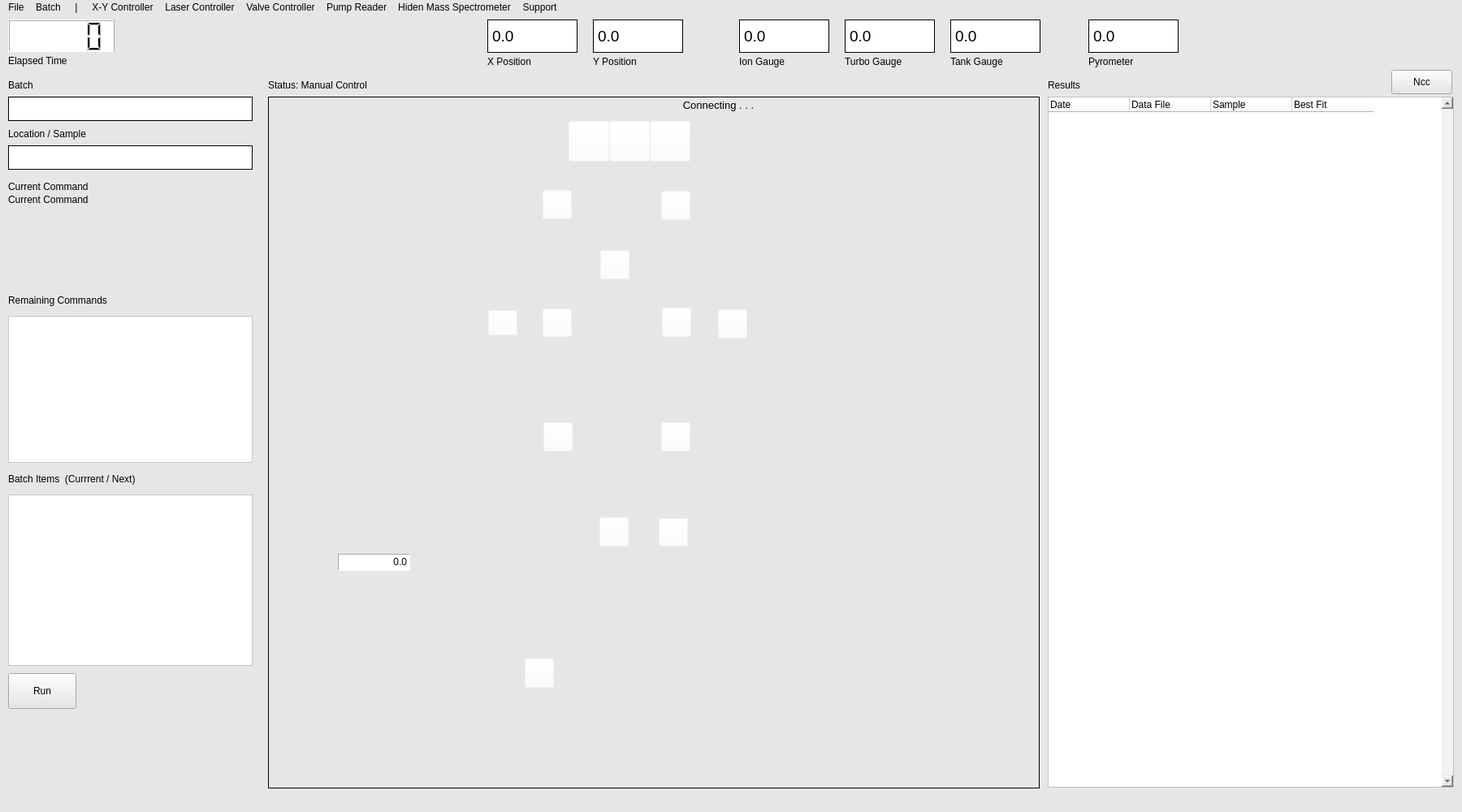
<?xml version="1.0" encoding="UTF-8"?>
<ui version="4.0">
 <author>Gary Twinn gary@twinn.net</author>
 <class>MainWindow</class>
 <widget class="QMainWindow" name="MainWindow">
  <property name="enabled">
   <bool>true</bool>
  </property>
  <property name="geometry">
   <rect>
    <x>0</x>
    <y>0</y>
    <width>1800</width>
    <height>1000</height>
   </rect>
  </property>
  <property name="sizePolicy">
   <sizepolicy hsizetype="Preferred" vsizetype="Fixed">
    <horstretch>0</horstretch>
    <verstretch>0</verstretch>
   </sizepolicy>
  </property>
  <property name="minimumSize">
   <size>
    <width>1800</width>
    <height>1000</height>
   </size>
  </property>
  <property name="maximumSize">
   <size>
    <width>1800</width>
    <height>1000</height>
   </size>
  </property>
  <property name="font">
   <font>
    <family>Segoe UI</family>
    <pointsize>10</pointsize>
    <italic>false</italic>
    <bold>false</bold>
   </font>
  </property>
  <property name="windowTitle">
   <string>PyMS - Python Mass Spectrometry</string>
  </property>
  <property name="windowIcon">
   <iconset resource="main.qrc">
    <normaloff>:/main/iconPyMSRun.svg</normaloff>
    <disabledoff>:/main/iconPyMSRun.svg</disabledoff>
    <selectedoff>:/main/iconPyMSRun.svg</selectedoff>
    <selectedon>:/main/iconPyMSRun.svg</selectedon>:/main/iconPyMSRun.svg</iconset>
  </property>
  <property name="styleSheet">
   <string notr="true">border-color: rgb(255, 255, 255);
font: 10pt &quot;Segoe UI&quot;;
background-color: rgb(230, 230, 230);</string>
  </property>
  <property name="animated">
   <bool>true</bool>
  </property>
  <widget class="QWidget" name="centralwidget">
   <widget class="QFrame" name="frmHeLine">
    <property name="enabled">
     <bool>true</bool>
    </property>
    <property name="geometry">
     <rect>
      <x>330</x>
      <y>100</y>
      <width>950</width>
      <height>852</height>
     </rect>
    </property>
    <property name="sizePolicy">
     <sizepolicy hsizetype="Fixed" vsizetype="Fixed">
      <horstretch>0</horstretch>
      <verstretch>0</verstretch>
     </sizepolicy>
    </property>
    <property name="minimumSize">
     <size>
      <width>949</width>
      <height>852</height>
     </size>
    </property>
    <property name="maximumSize">
     <size>
      <width>950</width>
      <height>852</height>
     </size>
    </property>
    <property name="toolTip">
     <string>Click on the valves to operate</string>
    </property>
    <property name="styleSheet">
     <string notr="true">background-color: rgba(255, 255, 255, 0);</string>
    </property>
    <property name="frameShape">
     <enum>QFrame::Box</enum>
    </property>
    <property name="frameShadow">
     <enum>QFrame::Plain</enum>
    </property>
    <property name="lineWidth">
     <number>1</number>
    </property>
    <property name="midLineWidth">
     <number>1</number>
    </property>
    <widget class="QFrame" name="imgLaser">
     <property name="enabled">
      <bool>false</bool>
     </property>
     <property name="geometry">
      <rect>
       <x>72</x>
       <y>361</y>
       <width>110</width>
       <height>116</height>
      </rect>
     </property>
     <property name="styleSheet">
      <string notr="true">image: url(:/main/laser.png);</string>
     </property>
     <property name="frameShape">
      <enum>QFrame::NoFrame</enum>
     </property>
     <property name="frameShadow">
      <enum>QFrame::Plain</enum>
     </property>
    </widget>
    <widget class="QWidget" name="wValve1" native="true">
     <property name="geometry">
      <rect>
       <x>269</x>
       <y>261</y>
       <width>35</width>
       <height>35</height>
      </rect>
     </property>
     <property name="styleSheet">
      <string notr="true">image: url(:/valves/valve green horizontal.png);</string>
     </property>
    </widget>
    <widget class="QPushButton" name="tbValve1">
     <property name="geometry">
      <rect>
       <x>271</x>
       <y>263</y>
       <width>36</width>
       <height>31</height>
      </rect>
     </property>
     <property name="text">
      <string/>
     </property>
    </widget>
    <widget class="QWidget" name="wValve2" native="true">
     <property name="geometry">
      <rect>
       <x>337</x>
       <y>260</y>
       <width>36</width>
       <height>36</height>
      </rect>
     </property>
     <property name="styleSheet">
      <string notr="true">image: url(:/valves/valve green horizontal.png);</string>
     </property>
    </widget>
    <widget class="QPushButton" name="tbValve2">
     <property name="geometry">
      <rect>
       <x>338</x>
       <y>261</y>
       <width>36</width>
       <height>35</height>
      </rect>
     </property>
     <property name="text">
      <string/>
     </property>
    </widget>
    <widget class="QWidget" name="wValve6" native="true">
     <property name="geometry">
      <rect>
       <x>336</x>
       <y>116</y>
       <width>36</width>
       <height>36</height>
      </rect>
     </property>
     <property name="styleSheet">
      <string notr="true">image: url(:/valves/valve green horizontal.png);</string>
     </property>
    </widget>
    <widget class="QWidget" name="wValve7" native="true">
     <property name="geometry">
      <rect>
       <x>482</x>
       <y>116</y>
       <width>36</width>
       <height>36</height>
      </rect>
     </property>
     <property name="styleSheet">
      <string notr="true">image: url(:/valves/valve green horizontal.png);</string>
     </property>
    </widget>
    <widget class="QWidget" name="wValve3" native="true">
     <property name="geometry">
      <rect>
       <x>482</x>
       <y>260</y>
       <width>36</width>
       <height>36</height>
      </rect>
     </property>
     <property name="styleSheet">
      <string notr="true">image: url(:/valves/valve green horizontal.png);</string>
     </property>
    </widget>
    <widget class="QWidget" name="wValve4" native="true">
     <property name="geometry">
      <rect>
       <x>551</x>
       <y>260</y>
       <width>36</width>
       <height>36</height>
      </rect>
     </property>
     <property name="styleSheet">
      <string notr="true">image: url(:/valves/valve green horizontal.png);</string>
     </property>
    </widget>
    <widget class="QWidget" name="wValve10" native="true">
     <property name="geometry">
      <rect>
       <x>336</x>
       <y>402</y>
       <width>36</width>
       <height>36</height>
      </rect>
     </property>
     <property name="styleSheet">
      <string notr="true">image: url(:/valves/valve green horizontal.png);</string>
     </property>
    </widget>
    <widget class="QWidget" name="wValve11" native="true">
     <property name="geometry">
      <rect>
       <x>482</x>
       <y>402</y>
       <width>36</width>
       <height>36</height>
      </rect>
     </property>
     <property name="styleSheet">
      <string notr="true">image: url(:/valves/valve green horizontal.png);</string>
     </property>
    </widget>
    <widget class="QWidget" name="wValve12" native="true">
     <property name="geometry">
      <rect>
       <x>315</x>
       <y>694</y>
       <width>36</width>
       <height>36</height>
      </rect>
     </property>
     <property name="styleSheet">
      <string notr="true">image: url(:/valves/valve green horizontal.png);</string>
     </property>
    </widget>
    <widget class="QWidget" name="wValve8" native="true">
     <property name="geometry">
      <rect>
       <x>408</x>
       <y>188</y>
       <width>36</width>
       <height>36</height>
      </rect>
     </property>
     <property name="styleSheet">
      <string notr="true">image: url(:/valves/valve green vertical.png);</string>
     </property>
    </widget>
    <widget class="QWidget" name="wValve5" native="true">
     <property name="geometry">
      <rect>
       <x>407</x>
       <y>521</y>
       <width>36</width>
       <height>36</height>
      </rect>
     </property>
     <property name="styleSheet">
      <string notr="true">image: url(:/valves/valve green vertical.png);</string>
     </property>
    </widget>
    <widget class="QWidget" name="wValve13" native="true">
     <property name="geometry">
      <rect>
       <x>480</x>
       <y>522</y>
       <width>36</width>
       <height>36</height>
      </rect>
     </property>
     <property name="styleSheet">
      <string notr="true">image: url(:/valves/valve green vertical.png);</string>
     </property>
    </widget>
    <widget class="QPushButton" name="tbValve6">
     <property name="geometry">
      <rect>
       <x>338</x>
       <y>115</y>
       <width>36</width>
       <height>36</height>
      </rect>
     </property>
     <property name="text">
      <string/>
     </property>
    </widget>
    <widget class="QPushButton" name="tbValve7">
     <property name="geometry">
      <rect>
       <x>484</x>
       <y>116</y>
       <width>36</width>
       <height>36</height>
      </rect>
     </property>
     <property name="text">
      <string/>
     </property>
    </widget>
    <widget class="QPushButton" name="tbValve8">
     <property name="geometry">
      <rect>
       <x>409</x>
       <y>189</y>
       <width>36</width>
       <height>36</height>
      </rect>
     </property>
     <property name="text">
      <string/>
     </property>
    </widget>
    <widget class="QPushButton" name="tbValve3">
     <property name="geometry">
      <rect>
       <x>485</x>
       <y>260</y>
       <width>36</width>
       <height>36</height>
      </rect>
     </property>
     <property name="text">
      <string/>
     </property>
    </widget>
    <widget class="QPushButton" name="tbValve4">
     <property name="geometry">
      <rect>
       <x>554</x>
       <y>262</y>
       <width>36</width>
       <height>36</height>
      </rect>
     </property>
     <property name="text">
      <string/>
     </property>
    </widget>
    <widget class="QPushButton" name="tbValve10">
     <property name="geometry">
      <rect>
       <x>339</x>
       <y>401</y>
       <width>36</width>
       <height>36</height>
      </rect>
     </property>
     <property name="text">
      <string/>
     </property>
    </widget>
    <widget class="QPushButton" name="tbValve11">
     <property name="geometry">
      <rect>
       <x>484</x>
       <y>401</y>
       <width>36</width>
       <height>36</height>
      </rect>
     </property>
     <property name="text">
      <string/>
     </property>
    </widget>
    <widget class="QPushButton" name="tbValve5">
     <property name="geometry">
      <rect>
       <x>408</x>
       <y>518</y>
       <width>36</width>
       <height>36</height>
      </rect>
     </property>
     <property name="text">
      <string/>
     </property>
    </widget>
    <widget class="QPushButton" name="tbValve13">
     <property name="geometry">
      <rect>
       <x>481</x>
       <y>519</y>
       <width>36</width>
       <height>35</height>
      </rect>
     </property>
     <property name="text">
      <string/>
     </property>
    </widget>
    <widget class="QPushButton" name="tbValve12">
     <property name="geometry">
      <rect>
       <x>316</x>
       <y>692</y>
       <width>36</width>
       <height>36</height>
      </rect>
     </property>
     <property name="text">
      <string/>
     </property>
    </widget>
    <widget class="QLabel" name="lblMS">
     <property name="geometry">
      <rect>
       <x>394</x>
       <y>3</y>
       <width>321</width>
       <height>29</height>
      </rect>
     </property>
     <property name="font">
      <font>
       <family>Segoe UI</family>
       <pointsize>10</pointsize>
       <italic>false</italic>
       <bold>false</bold>
      </font>
     </property>
     <property name="text">
      <string>Connecting . . .</string>
     </property>
     <property name="alignment">
      <set>Qt::AlignHCenter|Qt::AlignTop</set>
     </property>
    </widget>
    <widget class="QFrame" name="imgQMS">
     <property name="geometry">
      <rect>
       <x>516</x>
       <y>24</y>
       <width>79</width>
       <height>111</height>
      </rect>
     </property>
     <property name="styleSheet">
      <string notr="true">image: url(:/main/QMS.png);</string>
     </property>
     <property name="frameShape">
      <enum>QFrame::StyledPanel</enum>
     </property>
     <property name="frameShadow">
      <enum>QFrame::Raised</enum>
     </property>
    </widget>
    <widget class="QLabel" name="label_version">
     <property name="geometry">
      <rect>
       <x>857</x>
       <y>10</y>
       <width>81</width>
       <height>20</height>
      </rect>
     </property>
     <property name="text">
      <string/>
     </property>
     <property name="alignment">
      <set>Qt::AlignRight|Qt::AlignTrailing|Qt::AlignVCenter</set>
     </property>
    </widget>
    <widget class="QToolButton" name="btnHidenMID">
     <property name="geometry">
      <rect>
       <x>370</x>
       <y>30</y>
       <width>50</width>
       <height>50</height>
      </rect>
     </property>
     <property name="toolTip">
      <string>Run a MID Scan</string>
     </property>
     <property name="styleSheet">
      <string notr="true"/>
     </property>
     <property name="text">
      <string/>
     </property>
     <property name="icon">
      <iconset resource="main.qrc">
       <normaloff>:/main/hiden-mid.png</normaloff>:/main/hiden-mid.png</iconset>
     </property>
     <property name="iconSize">
      <size>
       <width>46</width>
       <height>46</height>
      </size>
     </property>
     <property name="autoRaise">
      <bool>false</bool>
     </property>
    </widget>
    <widget class="QToolButton" name="btnHidenProfile">
     <property name="geometry">
      <rect>
       <x>420</x>
       <y>30</y>
       <width>50</width>
       <height>50</height>
      </rect>
     </property>
     <property name="toolTip">
      <string>Run a Profile Scan</string>
     </property>
     <property name="text">
      <string/>
     </property>
     <property name="icon">
      <iconset resource="main.qrc">
       <normaloff>:/main/hiden-profile.png</normaloff>:/main/hiden-profile.png</iconset>
     </property>
     <property name="iconSize">
      <size>
       <width>46</width>
       <height>46</height>
      </size>
     </property>
    </widget>
    <widget class="QToolButton" name="btnHidenStop">
     <property name="geometry">
      <rect>
       <x>470</x>
       <y>30</y>
       <width>50</width>
       <height>50</height>
      </rect>
     </property>
     <property name="toolTip">
      <string>Stop Scanning</string>
     </property>
     <property name="text">
      <string/>
     </property>
     <property name="icon">
      <iconset resource="main.qrc">
       <normaloff>:/main/hiden-stop.png</normaloff>:/main/hiden-stop.png</iconset>
     </property>
     <property name="iconSize">
      <size>
       <width>46</width>
       <height>46</height>
      </size>
     </property>
    </widget>
    <widget class="QLabel" name="lblLaserPower">
     <property name="geometry">
      <rect>
       <x>86</x>
       <y>563</y>
       <width>89</width>
       <height>21</height>
      </rect>
     </property>
     <property name="styleSheet">
      <string notr="true">font: 12pt &quot;Segoe UI&quot;;
background-color: rgb(255, 255, 255);
border-color: rgb(76, 76, 76);</string>
     </property>
     <property name="frameShape">
      <enum>QFrame::Panel</enum>
     </property>
     <property name="frameShadow">
      <enum>QFrame::Sunken</enum>
     </property>
     <property name="lineWidth">
      <number>1</number>
     </property>
     <property name="text">
      <string>0.0</string>
     </property>
     <property name="alignment">
      <set>Qt::AlignRight|Qt::AlignTrailing|Qt::AlignVCenter</set>
     </property>
     <property name="textInteractionFlags">
      <set>Qt::TextSelectableByMouse</set>
     </property>
    </widget>
   </widget>
   <widget class="QLCDNumber" name="lcdElapsedTime">
    <property name="geometry">
     <rect>
      <x>10</x>
      <y>5</y>
      <width>131</width>
      <height>41</height>
     </rect>
    </property>
    <property name="styleSheet">
     <string notr="true">background-color: rgb(255, 255, 255);</string>
    </property>
   </widget>
   <widget class="QLabel" name="label">
    <property name="geometry">
     <rect>
      <x>10</x>
      <y>45</y>
      <width>135</width>
      <height>21</height>
     </rect>
    </property>
    <property name="text">
     <string>Elapsed Time</string>
    </property>
    <property name="scaledContents">
     <bool>true</bool>
    </property>
    <property name="alignment">
     <set>Qt::AlignLeading|Qt::AlignLeft|Qt::AlignVCenter</set>
    </property>
   </widget>
   <widget class="QLabel" name="label_2">
    <property name="geometry">
     <rect>
      <x>10</x>
      <y>340</y>
      <width>251</width>
      <height>21</height>
     </rect>
    </property>
    <property name="text">
     <string>Remaining Commands</string>
    </property>
    <property name="scaledContents">
     <bool>true</bool>
    </property>
   </widget>
   <widget class="QLabel" name="lblStatus">
    <property name="geometry">
     <rect>
      <x>330</x>
      <y>75</y>
      <width>571</width>
      <height>21</height>
     </rect>
    </property>
    <property name="text">
     <string>Status: Manual Control</string>
    </property>
    <property name="scaledContents">
     <bool>true</bool>
    </property>
   </widget>
   <widget class="QLabel" name="label_4">
    <property name="geometry">
     <rect>
      <x>10</x>
      <y>76</y>
      <width>191</width>
      <height>20</height>
     </rect>
    </property>
    <property name="text">
     <string>Batch</string>
    </property>
    <property name="scaledContents">
     <bool>true</bool>
    </property>
   </widget>
   <widget class="QLabel" name="label_5">
    <property name="geometry">
     <rect>
      <x>10</x>
      <y>135</y>
      <width>171</width>
      <height>21</height>
     </rect>
    </property>
    <property name="text">
     <string>Location / Sample</string>
    </property>
    <property name="scaledContents">
     <bool>true</bool>
    </property>
   </widget>
   <widget class="QToolButton" name="tbStop">
    <property name="geometry">
     <rect>
      <x>169</x>
      <y>820</y>
      <width>134</width>
      <height>134</height>
     </rect>
    </property>
    <property name="toolTip">
     <string>Emergency STOP. Close all valves and switch off laser</string>
    </property>
    <property name="styleSheet">
     <string notr="true">border-color: rgb(255, 255, 255);</string>
    </property>
    <property name="text">
     <string/>
    </property>
    <property name="icon">
     <iconset resource="main.qrc">
      <normaloff>:/main/stop_up.png</normaloff>
      <normalon>:/main/stop_down.png</normalon>:/main/stop_up.png</iconset>
    </property>
    <property name="iconSize">
     <size>
      <width>154</width>
      <height>150</height>
     </size>
    </property>
    <property name="checkable">
     <bool>true</bool>
    </property>
    <property name="popupMode">
     <enum>QToolButton::DelayedPopup</enum>
    </property>
    <property name="autoRaise">
     <bool>true</bool>
    </property>
    <property name="arrowType">
     <enum>Qt::NoArrow</enum>
    </property>
   </widget>
   <widget class="QToolButton" name="tbRun">
    <property name="geometry">
     <rect>
      <x>10</x>
      <y>810</y>
      <width>84</width>
      <height>44</height>
     </rect>
    </property>
    <property name="toolTip">
     <string>Press Run to start or Pause to halt at the end of currenct cycle</string>
    </property>
    <property name="text">
     <string>Run</string>
    </property>
    <property name="icon">
     <iconset resource="main.qrc">
      <normaloff>:/main/run.png</normaloff>
      <normalon>:/main/pause.png</normalon>:/main/run.png</iconset>
    </property>
    <property name="iconSize">
     <size>
      <width>84</width>
      <height>44</height>
     </size>
    </property>
    <property name="checkable">
     <bool>true</bool>
    </property>
   </widget>
   <widget class="QListWidget" name="listCommands">
    <property name="geometry">
     <rect>
      <x>10</x>
      <y>370</y>
      <width>301</width>
      <height>181</height>
     </rect>
    </property>
    <property name="font">
     <font>
      <family>Segoe UI</family>
      <pointsize>10</pointsize>
      <italic>false</italic>
      <bold>false</bold>
     </font>
    </property>
    <property name="styleSheet">
     <string notr="true">background-color: rgb(255, 255, 255);
border-color: rgb(61, 61, 61);
alternate-background-color: rgb(225, 245, 255);</string>
    </property>
    <property name="midLineWidth">
     <number>1</number>
    </property>
    <property name="alternatingRowColors">
     <bool>true</bool>
    </property>
   </widget>
   <widget class="QLabel" name="label_3">
    <property name="geometry">
     <rect>
      <x>910</x>
      <y>46</y>
      <width>111</width>
      <height>21</height>
     </rect>
    </property>
    <property name="text">
     <string>Ion Gauge</string>
    </property>
    <property name="scaledContents">
     <bool>true</bool>
    </property>
   </widget>
   <widget class="QLabel" name="label_6">
    <property name="geometry">
     <rect>
      <x>1040</x>
      <y>46</y>
      <width>111</width>
      <height>21</height>
     </rect>
    </property>
    <property name="text">
     <string>Turbo Gauge</string>
    </property>
    <property name="scaledContents">
     <bool>true</bool>
    </property>
   </widget>
   <widget class="QLabel" name="label_7">
    <property name="geometry">
     <rect>
      <x>1170</x>
      <y>46</y>
      <width>111</width>
      <height>21</height>
     </rect>
    </property>
    <property name="styleSheet">
     <string notr="true"/>
    </property>
    <property name="text">
     <string>Tank Gauge</string>
    </property>
    <property name="scaledContents">
     <bool>true</bool>
    </property>
   </widget>
   <widget class="QLabel" name="label_8">
    <property name="geometry">
     <rect>
      <x>10</x>
      <y>560</y>
      <width>251</width>
      <height>21</height>
     </rect>
    </property>
    <property name="text">
     <string>Batch Items  (Currrent / Next)</string>
    </property>
    <property name="scaledContents">
     <bool>true</bool>
    </property>
   </widget>
   <widget class="QListWidget" name="listBatch">
    <property name="geometry">
     <rect>
      <x>10</x>
      <y>590</y>
      <width>301</width>
      <height>211</height>
     </rect>
    </property>
    <property name="font">
     <font>
      <family>Segoe UI</family>
      <pointsize>10</pointsize>
      <italic>false</italic>
      <bold>false</bold>
     </font>
    </property>
    <property name="styleSheet">
     <string notr="true">background-color: rgb(255, 255, 255);
border-color: rgb(61, 61, 61);
alternate-background-color: rgb(225, 245, 255);</string>
    </property>
    <property name="midLineWidth">
     <number>1</number>
    </property>
    <property name="alternatingRowColors">
     <bool>true</bool>
    </property>
    <property name="modelColumn">
     <number>0</number>
    </property>
   </widget>
   <widget class="QLabel" name="linePlanchet">
    <property name="geometry">
     <rect>
      <x>10</x>
      <y>100</y>
      <width>301</width>
      <height>30</height>
     </rect>
    </property>
    <property name="font">
     <font>
      <family>Segoe UI</family>
      <pointsize>10</pointsize>
      <italic>false</italic>
      <bold>false</bold>
     </font>
    </property>
    <property name="styleSheet">
     <string notr="true">background-color: rgb(255, 255, 255)</string>
    </property>
    <property name="frameShape">
     <enum>QFrame::Box</enum>
    </property>
    <property name="lineWidth">
     <number>1</number>
    </property>
    <property name="text">
     <string/>
    </property>
   </widget>
   <widget class="QLabel" name="lineLocation">
    <property name="geometry">
     <rect>
      <x>10</x>
      <y>160</y>
      <width>301</width>
      <height>30</height>
     </rect>
    </property>
    <property name="font">
     <font>
      <family>Segoe UI</family>
      <pointsize>10</pointsize>
      <italic>false</italic>
      <bold>false</bold>
     </font>
    </property>
    <property name="styleSheet">
     <string notr="true">background-color: rgb(255, 255, 255);</string>
    </property>
    <property name="frameShape">
     <enum>QFrame::Box</enum>
    </property>
    <property name="text">
     <string/>
    </property>
   </widget>
   <widget class="QLabel" name="lineIonPump">
    <property name="geometry">
     <rect>
      <x>910</x>
      <y>5</y>
      <width>111</width>
      <height>41</height>
     </rect>
    </property>
    <property name="font">
     <font>
      <family>Segoe UI</family>
      <pointsize>14</pointsize>
      <italic>false</italic>
      <bold>false</bold>
     </font>
    </property>
    <property name="styleSheet">
     <string notr="true">background-color: rgb(255, 255, 255);
font: 14pt &quot;Segoe UI&quot;;</string>
    </property>
    <property name="frameShape">
     <enum>QFrame::Box</enum>
    </property>
    <property name="lineWidth">
     <number>1</number>
    </property>
    <property name="text">
     <string>0.0</string>
    </property>
    <property name="scaledContents">
     <bool>true</bool>
    </property>
   </widget>
   <widget class="QLabel" name="lineTurboPump">
    <property name="geometry">
     <rect>
      <x>1040</x>
      <y>5</y>
      <width>111</width>
      <height>41</height>
     </rect>
    </property>
    <property name="font">
     <font>
      <family>Segoe UI</family>
      <pointsize>14</pointsize>
      <italic>false</italic>
      <bold>false</bold>
     </font>
    </property>
    <property name="styleSheet">
     <string notr="true">background-color: rgb(255, 255, 255);
font: 14pt &quot;Segoe UI&quot;;</string>
    </property>
    <property name="frameShape">
     <enum>QFrame::Box</enum>
    </property>
    <property name="lineWidth">
     <number>1</number>
    </property>
    <property name="text">
     <string>0.0</string>
    </property>
    <property name="scaledContents">
     <bool>true</bool>
    </property>
   </widget>
   <widget class="QLabel" name="lineScrollPump">
    <property name="geometry">
     <rect>
      <x>1170</x>
      <y>5</y>
      <width>111</width>
      <height>41</height>
     </rect>
    </property>
    <property name="font">
     <font>
      <family>Segoe UI</family>
      <pointsize>14</pointsize>
      <italic>false</italic>
      <bold>false</bold>
     </font>
    </property>
    <property name="styleSheet">
     <string notr="true">background-color: rgb(255, 255, 255);
font: 14pt &quot;Segoe UI&quot;;</string>
    </property>
    <property name="frameShape">
     <enum>QFrame::Box</enum>
    </property>
    <property name="lineWidth">
     <number>1</number>
    </property>
    <property name="text">
     <string>0.0</string>
    </property>
    <property name="scaledContents">
     <bool>true</bool>
    </property>
   </widget>
   <widget class="QLabel" name="lineXPosition">
    <property name="geometry">
     <rect>
      <x>600</x>
      <y>5</y>
      <width>111</width>
      <height>41</height>
     </rect>
    </property>
    <property name="font">
     <font>
      <family>Segoe UI</family>
      <pointsize>14</pointsize>
      <italic>false</italic>
      <bold>false</bold>
     </font>
    </property>
    <property name="styleSheet">
     <string notr="true">background-color: rgb(255, 255, 255);
font: 14pt &quot;Segoe UI&quot;;</string>
    </property>
    <property name="frameShape">
     <enum>QFrame::Box</enum>
    </property>
    <property name="lineWidth">
     <number>1</number>
    </property>
    <property name="text">
     <string>0.0</string>
    </property>
    <property name="scaledContents">
     <bool>true</bool>
    </property>
   </widget>
   <widget class="QLabel" name="lineYPosition">
    <property name="geometry">
     <rect>
      <x>730</x>
      <y>5</y>
      <width>111</width>
      <height>41</height>
     </rect>
    </property>
    <property name="font">
     <font>
      <family>Segoe UI</family>
      <pointsize>14</pointsize>
      <italic>false</italic>
      <bold>false</bold>
     </font>
    </property>
    <property name="styleSheet">
     <string notr="true">background-color: rgb(255, 255, 255);
font: 14pt &quot;Segoe UI&quot;;</string>
    </property>
    <property name="frameShape">
     <enum>QFrame::Box</enum>
    </property>
    <property name="lineWidth">
     <number>1</number>
    </property>
    <property name="text">
     <string>0.0</string>
    </property>
    <property name="scaledContents">
     <bool>true</bool>
    </property>
   </widget>
   <widget class="QLabel" name="label_9">
    <property name="geometry">
     <rect>
      <x>600</x>
      <y>46</y>
      <width>111</width>
      <height>21</height>
     </rect>
    </property>
    <property name="text">
     <string>X Position</string>
    </property>
    <property name="scaledContents">
     <bool>true</bool>
    </property>
   </widget>
   <widget class="QLabel" name="label_10">
    <property name="geometry">
     <rect>
      <x>730</x>
      <y>46</y>
      <width>111</width>
      <height>21</height>
     </rect>
    </property>
    <property name="text">
     <string>Y Position</string>
    </property>
    <property name="scaledContents">
     <bool>true</bool>
    </property>
   </widget>
   <widget class="QFrame" name="frmImage">
    <property name="geometry">
     <rect>
      <x>331</x>
      <y>82</y>
      <width>950</width>
      <height>880</height>
     </rect>
    </property>
    <property name="styleSheet">
     <string notr="true">image: url(:/main/main.png);
background-color: rgba(255, 255, 255, 0);</string>
    </property>
    <property name="frameShape">
     <enum>QFrame::StyledPanel</enum>
    </property>
    <property name="frameShadow">
     <enum>QFrame::Raised</enum>
    </property>
   </widget>
   <widget class="QLabel" name="lblCurrent">
    <property name="geometry">
     <rect>
      <x>10</x>
      <y>220</y>
      <width>301</width>
      <height>101</height>
     </rect>
    </property>
    <property name="text">
     <string>Current Command</string>
    </property>
    <property name="scaledContents">
     <bool>true</bool>
    </property>
    <property name="alignment">
     <set>Qt::AlignLeading|Qt::AlignLeft|Qt::AlignTop</set>
    </property>
    <property name="wordWrap">
     <bool>true</bool>
    </property>
   </widget>
   <widget class="QLabel" name="label_11">
    <property name="geometry">
     <rect>
      <x>1290</x>
      <y>75</y>
      <width>151</width>
      <height>21</height>
     </rect>
    </property>
    <property name="text">
     <string>Results</string>
    </property>
    <property name="scaledContents">
     <bool>true</bool>
    </property>
   </widget>
   <widget class="QTableWidget" name="tableResults">
    <property name="geometry">
     <rect>
      <x>1290</x>
      <y>100</y>
      <width>500</width>
      <height>851</height>
     </rect>
    </property>
    <property name="styleSheet">
     <string notr="true">background-color: rgb(255, 255, 255);
border-color: rgb(61, 61, 61);
alternate-background-color: rgb(225, 245, 255);</string>
    </property>
    <property name="lineWidth">
     <number>1</number>
    </property>
    <property name="verticalScrollBarPolicy">
     <enum>Qt::ScrollBarAlwaysOn</enum>
    </property>
    <property name="horizontalScrollBarPolicy">
     <enum>Qt::ScrollBarAlwaysOff</enum>
    </property>
    <property name="editTriggers">
     <set>QAbstractItemView::NoEditTriggers</set>
    </property>
    <property name="dragDropOverwriteMode">
     <bool>false</bool>
    </property>
    <property name="alternatingRowColors">
     <bool>true</bool>
    </property>
    <property name="selectionMode">
     <enum>QAbstractItemView::ContiguousSelection</enum>
    </property>
    <property name="selectionBehavior">
     <enum>QAbstractItemView::SelectRows</enum>
    </property>
    <property name="textElideMode">
     <enum>Qt::ElideLeft</enum>
    </property>
    <property name="wordWrap">
     <bool>false</bool>
    </property>
    <attribute name="horizontalHeaderHighlightSections">
     <bool>false</bool>
    </attribute>
    <attribute name="horizontalHeaderStretchLastSection">
     <bool>false</bool>
    </attribute>
    <attribute name="verticalHeaderVisible">
     <bool>false</bool>
    </attribute>
    <attribute name="verticalHeaderHighlightSections">
     <bool>false</bool>
    </attribute>
    <column>
     <property name="text">
      <string>Date</string>
     </property>
     <property name="textAlignment">
      <set>AlignLeading|AlignVCenter</set>
     </property>
    </column>
    <column>
     <property name="text">
      <string>Data File</string>
     </property>
     <property name="textAlignment">
      <set>AlignLeading|AlignVCenter</set>
     </property>
    </column>
    <column>
     <property name="text">
      <string>Sample</string>
     </property>
     <property name="textAlignment">
      <set>AlignLeading|AlignVCenter</set>
     </property>
    </column>
    <column>
     <property name="text">
      <string>Best Fit</string>
     </property>
     <property name="textAlignment">
      <set>AlignLeading|AlignVCenter</set>
     </property>
    </column>
   </widget>
   <widget class="QLabel" name="linePyrometer">
    <property name="geometry">
     <rect>
      <x>1340</x>
      <y>5</y>
      <width>111</width>
      <height>41</height>
     </rect>
    </property>
    <property name="font">
     <font>
      <family>Segoe UI</family>
      <pointsize>14</pointsize>
      <italic>false</italic>
      <bold>false</bold>
     </font>
    </property>
    <property name="styleSheet">
     <string notr="true">background-color: rgb(255, 255, 255);
font: 14pt &quot;Segoe UI&quot;;</string>
    </property>
    <property name="frameShape">
     <enum>QFrame::Box</enum>
    </property>
    <property name="lineWidth">
     <number>1</number>
    </property>
    <property name="text">
     <string>0.0</string>
    </property>
    <property name="scaledContents">
     <bool>true</bool>
    </property>
   </widget>
   <widget class="QLabel" name="label_12">
    <property name="geometry">
     <rect>
      <x>1340</x>
      <y>46</y>
      <width>111</width>
      <height>21</height>
     </rect>
    </property>
    <property name="text">
     <string>Pyrometer</string>
    </property>
    <property name="scaledContents">
     <bool>true</bool>
    </property>
   </widget>
   <widget class="QFrame" name="imgPyrometer">
    <property name="geometry">
     <rect>
      <x>1453</x>
      <y>5</y>
      <width>49</width>
      <height>41</height>
     </rect>
    </property>
    <property name="styleSheet">
     <string notr="true">image: url(:/main/pyrolaser.png);</string>
    </property>
    <property name="frameShape">
     <enum>QFrame::NoFrame</enum>
    </property>
    <property name="frameShadow">
     <enum>QFrame::Plain</enum>
    </property>
    <property name="lineWidth">
     <number>0</number>
    </property>
   </widget>
   <widget class="QLabel" name="lblAalarm">
    <property name="geometry">
     <rect>
      <x>610</x>
      <y>850</y>
      <width>650</width>
      <height>90</height>
     </rect>
    </property>
    <property name="font">
     <font>
      <family>Segoe UI</family>
      <pointsize>10</pointsize>
      <italic>false</italic>
      <bold>true</bold>
     </font>
    </property>
    <property name="styleSheet">
     <string notr="true">background-color: rgba(255, 255, 255, 0);
font: 600 10pt &quot;Segoe UI&quot;;
color: rgb(255, 0, 0);
</string>
    </property>
    <property name="text">
     <string/>
    </property>
    <property name="scaledContents">
     <bool>true</bool>
    </property>
    <property name="alignment">
     <set>Qt::AlignLeading|Qt::AlignLeft|Qt::AlignTop</set>
    </property>
    <property name="wordWrap">
     <bool>true</bool>
    </property>
    <property name="textInteractionFlags">
     <set>Qt::NoTextInteraction</set>
    </property>
   </widget>
   <widget class="QLabel" name="lblFinishTime">
    <property name="geometry">
     <rect>
      <x>150</x>
      <y>10</y>
      <width>431</width>
      <height>41</height>
     </rect>
    </property>
    <property name="styleSheet">
     <string notr="true">font: 12pt &quot;Segoe UI&quot;;</string>
    </property>
    <property name="text">
     <string/>
    </property>
    <property name="scaledContents">
     <bool>true</bool>
    </property>
   </widget>
   <widget class="QLabel" name="label_13">
    <property name="geometry">
     <rect>
      <x>10</x>
      <y>200</y>
      <width>171</width>
      <height>21</height>
     </rect>
    </property>
    <property name="text">
     <string>Current Command</string>
    </property>
    <property name="scaledContents">
     <bool>true</bool>
    </property>
   </widget>
   <widget class="QPushButton" name="btnNCCViewer">
    <property name="geometry">
     <rect>
      <x>1713</x>
      <y>67</y>
      <width>75</width>
      <height>30</height>
     </rect>
    </property>
    <property name="toolTip">
     <string>Opens the Ncc Viewer app</string>
    </property>
    <property name="text">
     <string>Ncc</string>
    </property>
   </widget>
   <zorder>frmImage</zorder>
   <zorder>label_9</zorder>
   <zorder>label_10</zorder>
   <zorder>frmHeLine</zorder>
   <zorder>lcdElapsedTime</zorder>
   <zorder>label</zorder>
   <zorder>label_2</zorder>
   <zorder>lblStatus</zorder>
   <zorder>label_4</zorder>
   <zorder>label_5</zorder>
   <zorder>tbStop</zorder>
   <zorder>tbRun</zorder>
   <zorder>listCommands</zorder>
   <zorder>label_3</zorder>
   <zorder>label_6</zorder>
   <zorder>label_7</zorder>
   <zorder>label_8</zorder>
   <zorder>listBatch</zorder>
   <zorder>linePlanchet</zorder>
   <zorder>lineLocation</zorder>
   <zorder>lineIonPump</zorder>
   <zorder>lineTurboPump</zorder>
   <zorder>lineScrollPump</zorder>
   <zorder>lineXPosition</zorder>
   <zorder>lineYPosition</zorder>
   <zorder>lblCurrent</zorder>
   <zorder>label_11</zorder>
   <zorder>tableResults</zorder>
   <zorder>linePyrometer</zorder>
   <zorder>label_12</zorder>
   <zorder>imgPyrometer</zorder>
   <zorder>lblAalarm</zorder>
   <zorder>lblFinishTime</zorder>
   <zorder>label_13</zorder>
   <zorder>btnNCCViewer</zorder>
  </widget>
  <widget class="QMenuBar" name="menubar">
   <property name="geometry">
    <rect>
     <x>0</x>
     <y>0</y>
     <width>1800</width>
     <height>24</height>
    </rect>
   </property>
   <property name="nativeMenuBar">
    <bool>true</bool>
   </property>
   <widget class="QMenu" name="menuFile">
    <property name="title">
     <string>File</string>
    </property>
    <addaction name="actionExit"/>
   </widget>
   <widget class="QMenu" name="menuBatch">
    <property name="title">
     <string>Batch</string>
    </property>
    <addaction name="actionStartNewBatch"/>
    <addaction name="separator"/>
    <addaction name="actionNCCViewer"/>
   </widget>
   <widget class="QMenu" name="menuXYController">
    <property name="title">
     <string>X-Y Controller</string>
    </property>
    <addaction name="actionXYOpenStatusPage"/>
    <addaction name="actionXYOpenLogPage"/>
    <addaction name="actionReboot_XY"/>
    <addaction name="separator"/>
    <addaction name="actionManualControl"/>
   </widget>
   <widget class="QMenu" name="menuValveController">
    <property name="title">
     <string>Valve Controller</string>
    </property>
    <addaction name="actionValveOpenStatusPage"/>
    <addaction name="actionValveOpenLogPage"/>
    <addaction name="actionReboot_Valve"/>
   </widget>
   <widget class="QMenu" name="menu">
    <property name="title">
     <string> | </string>
    </property>
   </widget>
   <widget class="QMenu" name="menuHelp">
    <property name="title">
     <string>Support</string>
    </property>
    <addaction name="actionViewPyMSLog"/>
    <addaction name="actionViewPyMSSettings"/>
    <addaction name="separator"/>
    <addaction name="actionAboutPyMS"/>
   </widget>
   <widget class="QMenu" name="menuPump_Reader">
    <property name="title">
     <string>Pump Reader</string>
    </property>
    <addaction name="actionPumpOpenStatusPage"/>
    <addaction name="actionPumpOpenLogPage"/>
    <addaction name="actionReboot_Pump"/>
    <addaction name="separator"/>
    <addaction name="actionPyroLaserOn"/>
    <addaction name="actionPyroLaserOff"/>
   </widget>
   <widget class="QMenu" name="menuMass_Spectrometer">
    <property name="enabled">
     <bool>true</bool>
    </property>
    <property name="title">
     <string>Hiden Mass Spectrometer</string>
    </property>
    <addaction name="actionStartMIDScan"/>
    <addaction name="actionStartProfileScan"/>
    <addaction name="separator"/>
    <addaction name="actionStopScan"/>
   </widget>
   <widget class="QMenu" name="menuLaser_Controller">
    <property name="title">
     <string>Laser Controller</string>
    </property>
    <addaction name="actionLaserOpenStatusPage"/>
    <addaction name="actionLaserOpenLogPage"/>
    <addaction name="actionReboot_Laser"/>
    <addaction name="separator"/>
    <addaction name="actionCO2LaserOn"/>
    <addaction name="actionCO2LaserOff"/>
   </widget>
   <addaction name="menuFile"/>
   <addaction name="menuBatch"/>
   <addaction name="menu"/>
   <addaction name="menuXYController"/>
   <addaction name="menuLaser_Controller"/>
   <addaction name="menuValveController"/>
   <addaction name="menuPump_Reader"/>
   <addaction name="menuMass_Spectrometer"/>
   <addaction name="menuHelp"/>
  </widget>
  <action name="actionExit">
   <property name="text">
    <string>Exit</string>
   </property>
   <property name="font">
    <font>
     <family>Segoe UI</family>
     <pointsize>10</pointsize>
    </font>
   </property>
  </action>
  <action name="actionStartNewBatch">
   <property name="text">
    <string>Start New Batch</string>
   </property>
   <property name="toolTip">
    <string>Create a new batch</string>
   </property>
   <property name="font">
    <font>
     <family>Segoe UI</family>
     <pointsize>10</pointsize>
    </font>
   </property>
  </action>
  <action name="actionXYOpenStatusPage">
   <property name="text">
    <string>Open Status Page</string>
   </property>
   <property name="font">
    <font>
     <family>Segoe UI</family>
     <pointsize>10</pointsize>
    </font>
   </property>
  </action>
  <action name="actionXYOpenLogPage">
   <property name="text">
    <string>Open Log Page</string>
   </property>
   <property name="font">
    <font>
     <family>Segoe UI</family>
     <pointsize>10</pointsize>
    </font>
   </property>
  </action>
  <action name="actionValveOpenStatusPage">
   <property name="text">
    <string>Open Status Page</string>
   </property>
   <property name="font">
    <font>
     <family>Segoe UI</family>
     <pointsize>10</pointsize>
    </font>
   </property>
  </action>
  <action name="actionValveOpenLogPage">
   <property name="text">
    <string>Open Log Page</string>
   </property>
   <property name="font">
    <font>
     <family>Segoe UI</family>
     <pointsize>10</pointsize>
    </font>
   </property>
  </action>
  <action name="actionManualControl">
   <property name="text">
    <string>Calibrate X-Y Stage</string>
   </property>
   <property name="font">
    <font>
     <family>Segoe UI</family>
     <pointsize>10</pointsize>
    </font>
   </property>
  </action>
  <action name="actionViewPyMSLog">
   <property name="text">
    <string>View PyMS Log</string>
   </property>
   <property name="font">
    <font>
     <family>Segoe UI</family>
     <pointsize>10</pointsize>
    </font>
   </property>
  </action>
  <action name="actionAboutPyMS">
   <property name="text">
    <string>About PyMS</string>
   </property>
   <property name="font">
    <font>
     <family>Segoe UI</family>
     <pointsize>10</pointsize>
    </font>
   </property>
  </action>
  <action name="actionViewPyMSSettings">
   <property name="text">
    <string>View  / Edit PyMS Settings</string>
   </property>
   <property name="font">
    <font>
     <family>Segoe UI</family>
     <pointsize>10</pointsize>
    </font>
   </property>
  </action>
  <action name="actionEdit_Cycle_Steps">
   <property name="text">
    <string>Edit Cycle Steps</string>
   </property>
   <property name="font">
    <font>
     <family>Segoe UI</family>
     <pointsize>10</pointsize>
    </font>
   </property>
  </action>
  <action name="actionPumpOpenStatusPage">
   <property name="text">
    <string>Open Sataus Page</string>
   </property>
   <property name="toolTip">
    <string>Open Status Page</string>
   </property>
  </action>
  <action name="actionPumpOpenLogPage">
   <property name="text">
    <string>Open Log Page</string>
   </property>
  </action>
  <action name="actionPyroLaserOn">
   <property name="text">
    <string>Pyrometer Laser On</string>
   </property>
   <property name="toolTip">
    <string>Switch on Pyrometer Location Laser</string>
   </property>
  </action>
  <action name="actionPyroLaserOff">
   <property name="text">
    <string>Pyrometer Laser Off</string>
   </property>
   <property name="toolTip">
    <string>Switch Off Pyrometer Location Laser</string>
   </property>
  </action>
  <action name="actionStartMIDScan">
   <property name="text">
    <string>Start MID Scan</string>
   </property>
  </action>
  <action name="actionStartProfileScan">
   <property name="text">
    <string>Start Profile Scan</string>
   </property>
  </action>
  <action name="actionStopScan">
   <property name="text">
    <string>STOP Scan</string>
   </property>
  </action>
  <action name="actionLaserOpenStatusPage">
   <property name="text">
    <string>Open Status Page</string>
   </property>
  </action>
  <action name="actionLaserOpenLogPage">
   <property name="text">
    <string>Open Log Page</string>
   </property>
  </action>
  <action name="actionCO2LaserOn">
   <property name="text">
    <string>Laser On</string>
   </property>
  </action>
  <action name="actionCO2LaserOff">
   <property name="text">
    <string>Laser Off</string>
   </property>
   <property name="toolTip">
    <string>Sample Laser Off</string>
   </property>
  </action>
  <action name="actionReboot_XY">
   <property name="text">
    <string>Reboot X-Y Raspberry Pi</string>
   </property>
  </action>
  <action name="actionReboot_Laser">
   <property name="text">
    <string>Reboot Laser Raspberry Pi</string>
   </property>
  </action>
  <action name="actionReboot_Valve">
   <property name="text">
    <string>Reboot Valve Raspberry Pi</string>
   </property>
  </action>
  <action name="actionReboot_Pump">
   <property name="text">
    <string>Reboot Pumps Raspberry Pi</string>
   </property>
  </action>
  <action name="actionNCCViewer">
   <property name="text">
    <string>Ncc Viewer</string>
   </property>
  </action>
 </widget>
 <tabstops>
  <tabstop>tbRun</tabstop>
  <tabstop>listCommands</tabstop>
  <tabstop>listBatch</tabstop>
  <tabstop>tbStop</tabstop>
 </tabstops>
 <resources>
  <include location="main.qrc"/>
 </resources>
 <connections/>
</ui>
